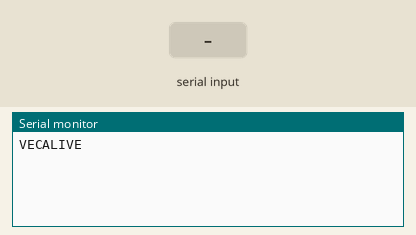
A sketch run on a simulated Arduino Uno, built with avr-gcc and run on an emulated ATmega328P. Shown: the last lines printed to the serial monitor. The inputs (shaded band) are chosen by the test bench.

Above: at 1.2 s.
1.3 s: "VECHELLO" received over Serial
At 3.4 s:
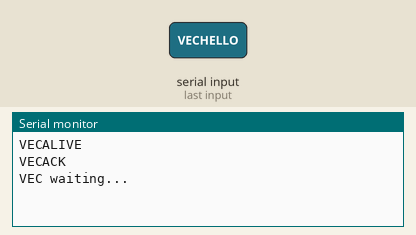
3.8 s: "VECRPM" received over Serial
At 5.7 s:
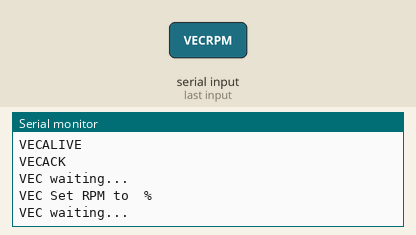
6.3 s: "VECCHKRPM" received over Serial
At 7.8 s:
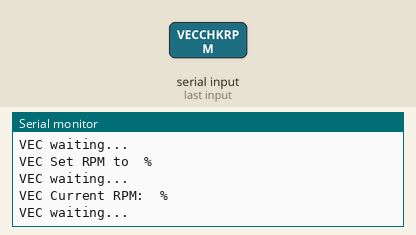

Measured:
- after the input at 1.3 s, the serial monitor: prints a new line after 1.0 s (image 1)
- after the input at 3.8 s, the serial monitor: prints a new line after 1.0 s (image 2)
- after the input at 6.3 s, the serial monitor: prints a new line after 1.0 s (image 3)

The sketch:

VEC.ino
```cpp
#include "Arduino.h"

String inBytes;
String RPM;


void setup()
{
  Serial.begin(9600);
  while(!Serial)
  {
    ;
  }
  Serial.write("VECALIVE\n");
}

void loop()
{
  if(Serial.available() > 0)
  {
    inBytes = Serial.readString();

    if(inBytes.startsWith("VECHELLO"))
    {
      Serial.write("VECACK\n");
    }

    if(inBytes.startsWith("VECRPM"))
    {
      RPM = inBytes.substring(6);
      String lResponse = "VEC Set RPM to ";
      lResponse += RPM;
      lResponse += " %\n";
      Serial.println(lResponse);
    }

    if(inBytes.startsWith("VECCHKRPM"))
    {
      String lResponse = "VEC Current RPM: ";
      lResponse += RPM;
      lResponse += " %\n";
      Serial.println(lResponse);
    }

    Serial.println("VEC waiting...");
  }

}

bool SetRPM(int pRpm)
{
	return false;
}
```
